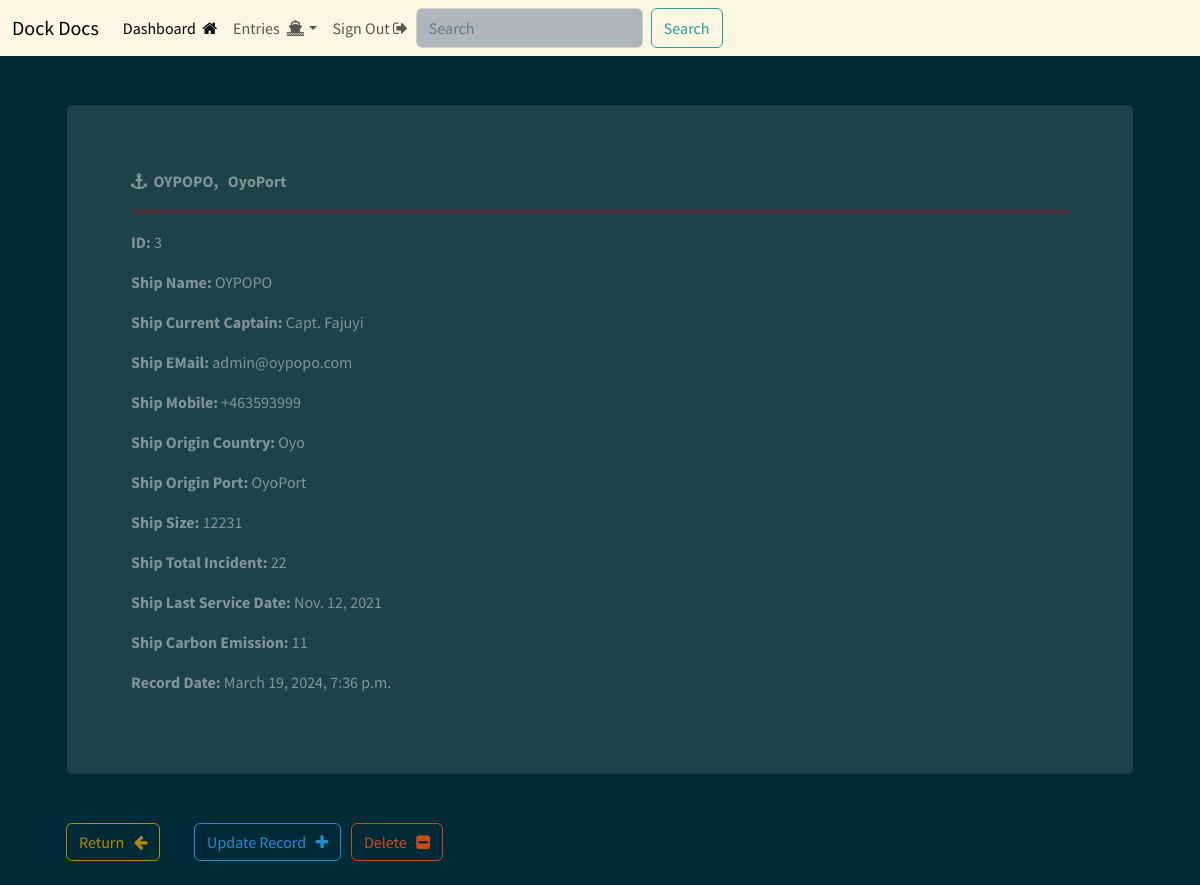
Screenshot of /record/3 (signed in) with the database file from the repository.
### myCRMApp/models.py (models this page shows, shortened)
class ShipRecords(models.Model):
    DateCreated = models.DateTimeField(auto_now_add=True)
    ShipName = models.CharField(max_length=200)
    ShipCurrentCaptain = models.CharField(max_length=100)
    ShipEmail = models.CharField(max_length=100)
    ShipMobile  = models.CharField(max_length=100)
    ShipOriginCountry = models.CharField(max_length=100)
    ShipOriginPort = models.CharField(max_length=200)
    ShipSize = models.CharField(max_length=100)
    ShipTotalIncident = models.IntegerField(blank=True, null=True)
    ShipLastServiceDate = models.DateField()
    ShipCarbonEmission = models.IntegerField(blank=True, null=True)

### myCRMApp/views.py (the view)
# urls.py: path('record/<int:pk>', views.view_entry, name="record"),
@login_required(login_url='login')
def view_entry(request, pk):
    all_records = ShipRecords.objects.get(id=pk)
    context = {'record': all_records}
    return render(request, 'myCRMApp/view_entry.html', context=context)

### myCRMApp/templates/myCRMApp/view_entry.html (shortened to what this page needs)
{% extends 'myCRMApp/base.html' %}
{% block content %}
<body>
    <div class="card m-4 p-5">
        <div class="card-body">
            <strong>
                <i class="fa fa-anchor"></i>&nbsp;  {{record.ShipName|upper}}, &nbsp;  {{record.ShipOriginPort}}
            </strong>
            <hr>
            <p><strong>ID: </strong>{{record.id}}</p>
            <p><strong>Ship Name: </strong>{{record.ShipName}}</p>
            <p><strong>Ship Current Captain: </strong>{{record.ShipCurrentCaptain}}</p>
            <p><strong>Ship EMail: </strong>{{record.ShipEmail}}</p>
            <p><strong>Ship Mobile: </strong>{{record.ShipMobile}}</p>
            <p><strong>Ship Origin Country: </strong>{{record.ShipOriginCountry}}</p>
            <p><strong>Ship Origin Port: </strong>{{record.ShipOriginPort}}</p>
            <p><strong>Ship Size: </strong>{{record.ShipSize}}</p>
            <p><strong>Ship Total Incident: </strong>{{record.ShipTotalIncident}}</p>
            <p><strong>Ship Last Service Date: </strong>{{record.ShipLastServiceDate}}</p>
            <p><strong>Ship Carbon Emission: </strong>{{record.ShipCarbonEmission}}</p>
            <p><strong>Record Date: </strong>{{record.DateCreated}}</p>
        </div>
    </div>
    <a href="{% url 'dashboard' %}" class="btn btn-outline-primary m-4">Return &nbsp; <i class="fa fa-arrow-left"></i></a>
    <a href="{% url 'update_entry' record.id %}" class=" btn btn-outline-info">Update Record &nbsp; <i class="fa fa-plus"></i></a>
    <a href="{% url 'delete_entry' record.id %}" class=" btn btn-outline-warning">Delete &nbsp; <i class="fa fa-minus-square"></i></a>
</body>
{% endblock %}

### static/css/main.css (style rules this page uses)
hr { height: 5px; background-color: #b80e0e; border: none; }

### rows the page displays
ShipRecords: ShipName "OYPOPO", ShipOriginPort "OyoPort", id "3", ShipCurrentCaptain "Capt. Fajuyi", ShipEmail "admin@oypopo.com", ShipMobile "+463593999", ShipOriginCountry "Oyo", ShipSize "12231", ShipTotalIncident "22", ShipLastServiceDate "Nov. 12, 2021", ShipCarbonEmission "11", DateCreated "March 19, 2024, 7:36 p.m."
